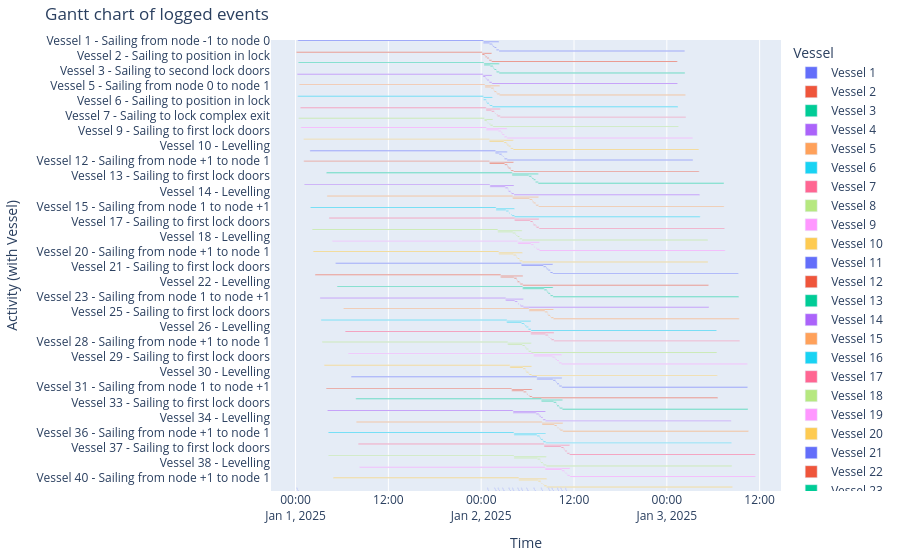

Notebook code cell kept with this figure:
### Code cell
df_eventtable = opentnsim.core.logutils.logbook2eventtable([*vessels, lock])
generate_vessel_gantt_chart(df_eventtable)
